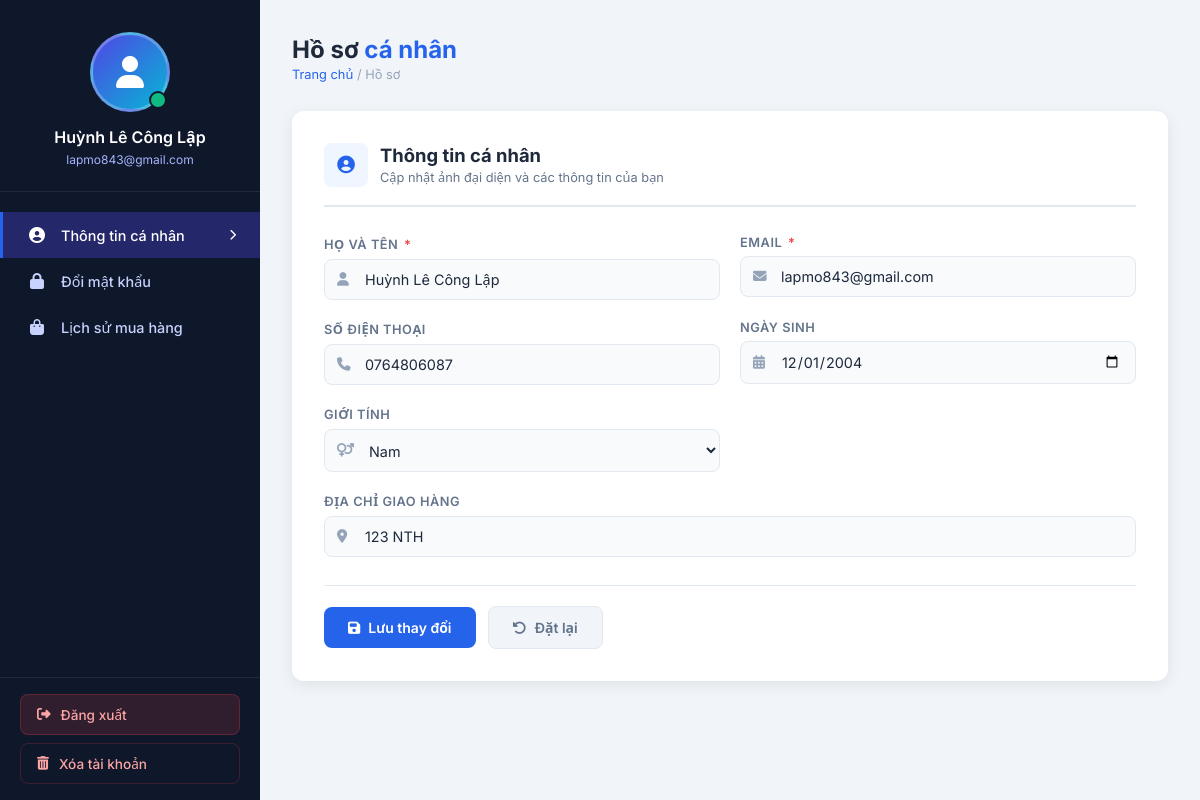
The page /pages/profile.php (signed in) on the database its author committed.
### tables this page shows
CREATE TABLE `khachhang` (
  `MaKhachHang` int(11) NOT NULL,
  `TenDangNhap` varchar(50) NOT NULL,
  `MatKhau` varchar(50) DEFAULT NULL,
  `HoTen` varchar(255) DEFAULT NULL,
  `GioiTinh` varchar(10) DEFAULT NULL,
  `SoDienThoai` varchar(15) NOT NULL,
  `DiaChi` varchar(255) DEFAULT NULL,
  `Email` varchar(100) NOT NULL,
  `NgaySinh` date DEFAULT NULL,
  `TongTienThanhToan` decimal(18,2) DEFAULT NULL,
  `HangThanhVien` varchar(50) DEFAULT NULL
);

### pages/profile.php (the view, shortened to what this page needs)
<?php
require '../connect.php';
$username = $_SESSION['user'];
$stmt = $conn->prepare(
    "SELECT HoTen, Email, SoDienThoai, DiaChi, GioiTinh, NgaySinh FROM khachhang WHERE TenDangNhap = ?"
);
$stmt->bind_param('s', $username);
$stmt->execute();
$userData = $stmt->get_result()->fetch_assoc();
$user = [
    'ho_ten'    => $userData['HoTen']        ?? '',
    'email'     => $userData['Email']         ?? '',
    'sdt'       => $userData['SoDienThoai']   ?? '',
    'ngay_sinh' => $userData['NgaySinh']      ?? '',
    'gioi_tinh' => strtolower($userData['GioiTinh'] ?? 'nam'),
    'dia_chi'   => $userData['DiaChi']        ?? '',
];
?>
<!DOCTYPE html>
<html lang="vi">
<head>
    <link rel="stylesheet" href="https://cdnjs.cloudflare.com/ajax/libs/font-awesome/6.5.2/css/all.min.css">
    <link rel="stylesheet" href="../css/profile.css">
</head>
<body>
<div class="profile-wrapper">
    <aside class="profile-sidebar" id="profileSidebar">
        <div class="sidebar-header">
            <div class="avatar-wrapper">
                <div class="avatar-placeholder">
                    <i class="fa-solid fa-user"></i>
                </div>
                <span class="avatar-badge"></span>
            </div>
            <div class="sidebar-name"><?= htmlspecialchars($user['ho_ten']) ?></div>
            <div class="sidebar-email"><?= htmlspecialchars($user['email']) ?></div>
        </div>
        <nav class="sidebar-nav">
            <ul>
                <li>
                    <a href="#" class="nav-link active" data-target="section-info" id="navInfo">
                        <span class="nav-icon"><i class="fa-solid fa-circle-user"></i></span>
                        <span class="nav-label">Thông tin cá nhân</span>
                        <span class="nav-arrow"><i class="fa-solid fa-chevron-right"></i></span>
                    </a>
                </li>
                <li>
                    <a href="#" class="nav-link" data-target="section-password" id="navPassword">
                        <span class="nav-icon"><i class="fa-solid fa-lock"></i></span>
                        <span class="nav-label">Đổi mật khẩu</span>
                    </a>
                </li>
                <li>
                    <a href="#" class="nav-link" data-target="section-orders" id="navOrders">
                        <span class="nav-icon"><i class="fa-solid fa-bag-shopping"></i></span>
                        <span class="nav-label">Lịch sử mua hàng</span>
                    </a>
                </li>
            </ul>
        </nav>
        <div class="sidebar-footer">
            <a href="?action=logout" class="btn-logout">
                <i class="fa-solid fa-right-from-bracket"></i> Đăng xuất
            </a>
            <button class="btn-delete-account" id="btnOpenDeleteModal">
                <i class="fa-solid fa-trash-can"></i> Xóa tài khoản
            </button>
        </div>
    </aside>
    <main class="profile-main">
        <div class="topbar">
            <div>
                <div class="topbar-title">Hồ sơ <span>cá nhân</span></div>
                <div class="topbar-breadcrumb">
                    <a href="../index.php">Trang chủ</a> / Hồ sơ
                </div>
            </div>
        </div>
        <section class="content-section" id="section-info">
            <div class="section-header">
                <div class="section-header-icon"><i class="fa-solid fa-circle-user"></i></div>
                <div>
                    <h2>Thông tin cá nhân</h2>
                    <p>Cập nhật ảnh đại diện và các thông tin của bạn</p>
                </div>
            </div>
            <form method="POST" id="formInfo" autocomplete="off">
                <div class="form-grid">
                    <div class="form-group">
                        <label for="ho_ten">Họ và tên <span class="required">*</span></label>
                        <div class="input-with-icon">
                            <input type="text" id="ho_ten" name="ho_ten" class="form-input"
                                   value="<?= htmlspecialchars($user['ho_ten']) ?>" placeholder="Nhập họ tên" required>
                        </div>
                    </div>
                    <div class="form-group">
                        <label for="email">Email <span class="required">*</span></label>
                        <div class="input-with-icon">
                            <input type="email" id="email" name="email" class="form-input"
                                   value="<?= htmlspecialchars($user['email']) ?>" placeholder="example@gmail.com" required>
                        </div>
                    </div>
                    <div class="form-group">
                        <label for="sdt">Số điện thoại</label>
                        <div class="input-with-icon">
                            <input type="tel" id="sdt" name="sdt" class="form-input"
                                   value="<?= htmlspecialchars($user['sdt']) ?>" placeholder="09xx xxx xxx">
                        </div>
                    </div>
                    <div class="form-group">
                        <label for="ngay_sinh">Ngày sinh</label>
                        <div class="input-with-icon">
                            <input type="date" id="ngay_sinh" name="ngay_sinh" class="form-input"
                                   value="<?= htmlspecialchars($user['ngay_sinh']) ?>">
                        </div>
                    </div>
                    <div class="form-group">
                        <label for="gioi_tinh">Giới tính</label>
                        <div class="input-with-icon">
                            <select id="gioi_tinh" name="gioi_tinh" class="form-input">
                                <option value="nam"  <?= $user['gioi_tinh']==='nam'  ? 'selected' : '' ?>>Nam</option>
                            </select>
                        </div>
                    </div>
                    <div class="form-group full-width">
                        <label for="dia_chi">Địa chỉ giao hàng</label>
                        <div class="input-with-icon">
                            <input type="text" id="dia_chi" name="dia_chi" class="form-input"
                                   value="<?= htmlspecialchars($user['dia_chi']) ?>" placeholder="Số nhà, đường, quận, tỉnh/thành">
                        </div>
                    </div>
                </div>
                <div class="form-footer">
                    <button type="submit" class="btn btn-primary" id="btnSaveInfo">
                        <i class="fa-solid fa-floppy-disk"></i> Lưu thay đổi
                    </button>
                    <button type="reset" class="btn btn-secondary">
                        <i class="fa-solid fa-rotate-left"></i> Đặt lại
                    </button>
                </div>
            </form>
        </section>
    </main>
</div>
</body>
</html>

### rows shown on the page
khachhang: HoTen "Huỳnh Lê Công Lập", Email "lapmo843@gmail.com", ho_ten "Huỳnh Lê Công Lập", email "lapmo843@gmail.com", sdt "0764806087", ngay_sinh "12/01/2004", dia_chi "123 NTH"
